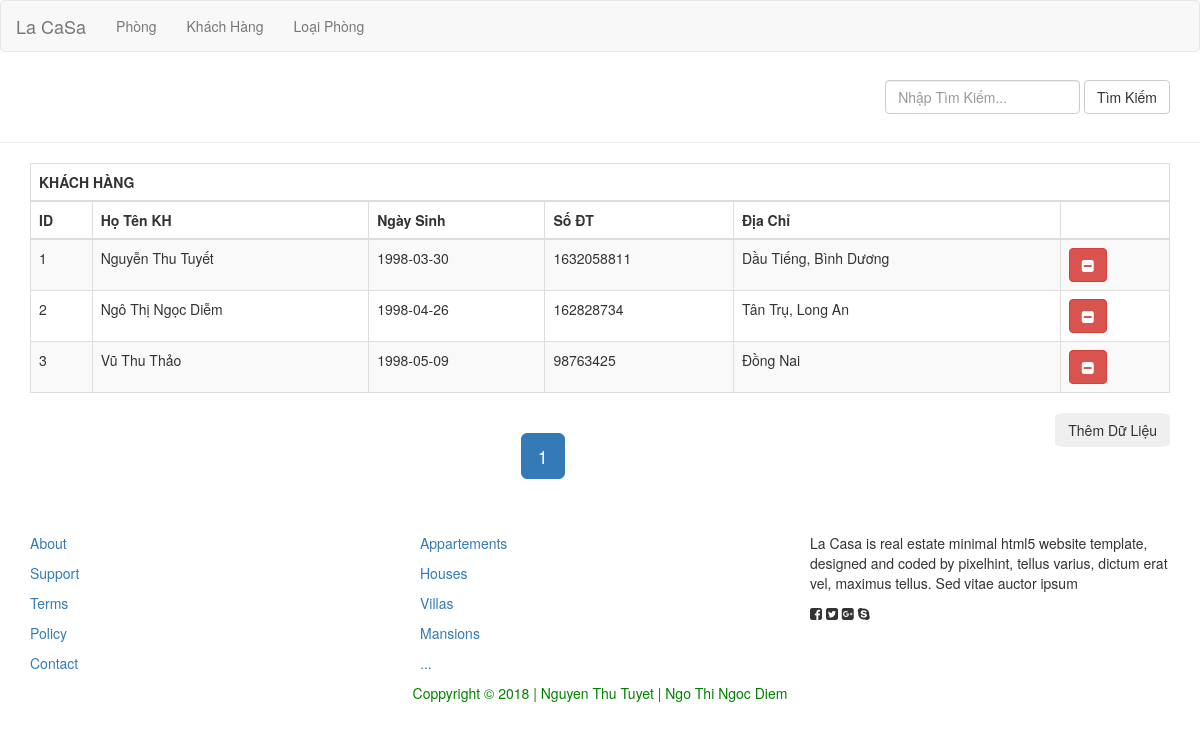
The app's page /khachhang.php with its own data.
### tables this page shows
CREATE TABLE IF NOT EXISTS `khachhang` (
  `IDKhachHang` int(11) NOT NULL AUTO_INCREMENT,
  `HoTenKH` varchar(50) NOT NULL,
  `NgaySinh` date NOT NULL,
  `SoDT` int(11) NOT NULL,
  `DiaChi` varchar(100) NOT NULL,
  `TaiKhoan` varchar(100) NOT NULL,
  `MatKhau` varchar(100) NOT NULL,
  PRIMARY KEY (`IDKhachHang`)
);

### app/db.php (called while the page is built, shortened)
<?php
	class db
	{
		public static $conn;
		public function __construct()
		{
			self::$conn = new mysqli(DB_HOST, DB_USER, DB_PASS, DB_NAME);
			self::$conn->set_charset('utf8');
		}
		public function getData($obj)
		{
			$arr = array();
			while ($row = $obj->fetch_assoc())
			{
				$arr[] = $row;
			}
			return $arr;
		}
		public function getAll($sql, $page = 0, $per_page = 1)
		{
			$first_link = ($page - 1) * $per_page;
			if ($first_link >= 0)
			{
				$sql .= " LIMIT $first_link, $per_page";
			}
			$result = self::$conn->query($sql);
			return $this->getData($result);
		}
		public function countAll($sql)
		{
			$result = self::$conn->query($sql);
			return $result->num_rows;
		}
	}
?>

### khachhang.php (the view, shortened to what this page needs)
<?php
	require_once('app/db.php');
	$db = new db();
	$page = 0;
	if (isset($_GET['page']))
	{
		$page = $_GET['page'];
	}
	else
	{
		$page = 1;
	}
	$per_page = 6;
	$total_rows = $db->countAll("SELECT * FROM khachhang");
	$sql = "SELECT IDKhachHang, HoTenKH, NgaySinh, SoDT, DiaChi FROM khachhang";
	$DSKH = $db->getAll($sql, $page, $per_page);
?>
<!DOCTYPE html>
<html lang="en">
<head>
	<link rel="stylesheet" href="public/bootstrap-3.3.7-dist/css/bootstrap.min.css">
	<link rel="stylesheet" href="public/font-awesome-4.7.0/css/font-awesome.min.css">
	<link rel="stylesheet" href="public/css/phong.css">
</head>
<body>
	<div id="header">
		<nav class="navbar navbar-default" role="navigation">
			<div class="container-fluid">
				<div class="navbar-header">
					<a class="navbar-brand" href="index.php">La CaSa</a>
				</div>
				<div class="collapse navbar-collapse navbar-ex1-collapse">
					<ul class="nav navbar-nav">
						<li><a href="phong.php">Phòng</a></li>
						<li><a href="khachhang.php">Khách Hàng</a></li>
						<li><a href="loaiphong.php">Loại Phòng</a></li>
					</ul>
				</div>
			</div>
		</nav>
	</div>
	<div id="middle">
		<div class="container">
			<div class="nav navbar-nav navbar-right">
				<form class="navbar-form navbar-left" role="search">
					<div class="form-group">
						<input type="text" class="form-control" placeholder="Nhập Tìm Kiếm...">
					</div>
					<button type="submit" class="btn btn-default">Tìm Kiếm</button>
				</form>
			</div>
		</div>
	</div>
	<hr>
	<div class="middle-table">
		<div class="container">
			<div class="table">
				<table class="table table-striped table-bordered table-hover">
					<thead>
						<th colspan="8">KHÁCH HÀNG</th>
					</thead>
					<thead>
						<th>ID </th>
						<th>Họ Tên KH</th>
						<th>Ngày Sinh</th>
						<th>Số ĐT</th>
						<th>Địa Chỉ</th>
						<th></th>
					</thead>
					<tbody>
						<?php
							foreach ($DSKH as $row)
							{
								echo "<tr onclick='ShowAndLoadDataModal(this);'>";
								echo "<td>".$row['IDKhachHang']."</td>";
								echo "<td>".$row['HoTenKH']."</td>";
								echo "<td>".$row['NgaySinh']."</td>";
								echo "<td>".$row['SoDT']."</td>";
								echo "<td>".$row['DiaChi']."</td>";
								echo "<td>";
								echo "<div class='buttonicon'>";
								echo "<a class='btn btn-danger' href='xoaKhachHang.php?IDKhachHang=".$row['IDKhachHang']."'><i class='fa fa-minus-square' aria-hidden='true'></i></a>";
								echo "</div>";
								echo "</td>";
								echo "</tr>";
							}
						?>
					</tbody>
				</table>
			</div>
			<button class="btn pull-right" style="border-radius: 10%" data-toggle="modal" data-target="#myModal2">Thêm Dữ Liệu</button>
			<div style="text-align: center;">
				<ul class="pagination pagination-lg">
					<?php
					if($total_rows > 0)
					{
						$total_links = ceil($total_rows/$per_page);
					   	$link = "";
					   	for ($j = 1; $j <= $total_links; $j++)
					   	{
					   		if ($j == $page)
					   		{
					   			$link = $link."<li class='active' id='li-pagination'><a href = 'loaiphong.php?page=$j'> $j </a></li>";
					   		}
					   		else
					   		{
					   			$link = $link."<li id='li-pagination'><a href = 'loaiphong.php?page=$j'> $j </a></li>";
					   		}
					   	}
					   	echo $link;
					}
					?>
				</ul>
			</div>
		</div>
	</div>
	<div id="footer">
		<div class="container">
			<div class="row">
				<div class="col-md-4">
					<p><a href="#">About</a></p>
					<p><a href="#">Support</a></p>
					<p><a href="#">Terms</a></p>
					<p><a href="#">Policy</a></p>
					<p><a href="#">Contact</a></p>
				</div>
				<div class="col-md-4">
					<p><a href="#">Appartements</a></p>
					<p><a href="#">Houses</a></p>
					<p><a href="#">Villas</a></p>
					<p><a href="#">Mansions</a></p>
					<p><a href="#">...</a></p>
				</div>
				<div class="col-md-4">
					<p>
						La Casa is real estate minimal html5 website template, designed and coded by pixelhint, tellus varius, dictum erat vel, maximus tellus. Sed vitae auctor ipsum
					</p>
					<p>
						<i class="fa fa-facebook-square" aria-hidden="true"></i>
						<i class="fa fa-twitter-square" aria-hidden="true"></i>
						<i class="fa fa-google-plus-square" aria-hidden="true"></i>
						<i class="fa fa-skype" aria-hidden="true"></i>
					</p>
				</div>
			</div>
			<div class="ft-name">
				Coppyright &copy 2018 | Nguyen Thu Tuyet | Ngo Thi Ngoc Diem
			</div>
		</div>
	</div>
</body>
</html>

### public/css/phong.css (style rules this page uses)
.table { width: 100%; }
table, th, td { border: 1px solid black; border-collapse: collapse; text-align: left; padding: 10px; }
#footer { margin-top: 30px; }
.ft-name { border: 1px; border-color: red; color: green; text-align: center; }

### records on screen
khachhang: IDKhachHang "1", HoTenKH "Nguyễn Thu Tuyết", NgaySinh "1998-03-30", SoDT "1632058811", DiaChi "Dầu Tiếng, Bình Dương"
khachhang: IDKhachHang "2", HoTenKH "Ngô Thị Ngọc Diễm", NgaySinh "1998-04-26", SoDT "162828734", DiaChi "Tân Trụ, Long An"
khachhang: IDKhachHang "3", HoTenKH "Vũ Thu Thảo", NgaySinh "1998-05-09", SoDT "98763425", DiaChi "Đồng Nai"
